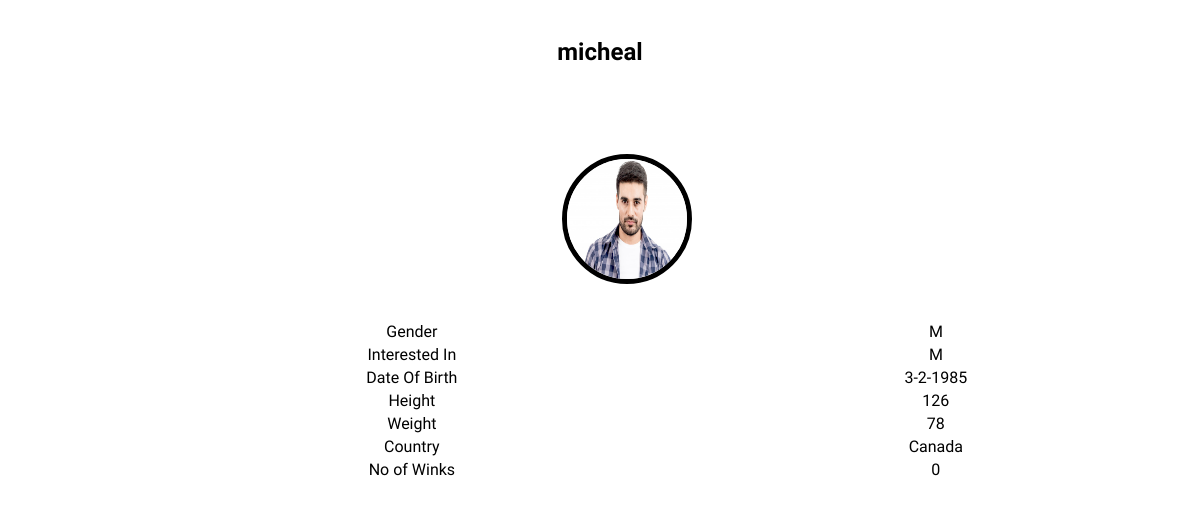
Page /profiledetails.php?user_id=17 on the committed database.
### tables this page shows
CREATE TABLE IF NOT EXISTS `register` (
  `user_id` int(11) NOT NULL AUTO_INCREMENT,
  `name` varchar(50) NOT NULL,
  `email` varchar(100) NOT NULL,
  `notification` varchar(1) DEFAULT NULL,
  `password` varchar(100) NOT NULL,
  PRIMARY KEY (`user_id`)
);

CREATE TABLE IF NOT EXISTS `profile` (
  `user_id` int(11) NOT NULL,
  `gender` varchar(1) NOT NULL,
  `interest` varchar(1) NOT NULL,
  `dob` varchar(11) NOT NULL,
  `age` int(11) NOT NULL,
  `height` double NOT NULL,
  `weight` double NOT NULL,
  `hobbies` varchar(200) DEFAULT NULL,
  `country` varchar(20) NOT NULL,
  `image` varchar(50) NOT NULL,
  PRIMARY KEY (`user_id`)
);

### profiledetails.php (the view, shortened to what this page needs)
<?php
  $noOfWinks= 0;
if(isset($_GET['user_id']))
{
  $userId=$_GET['user_id'];
}
    require_once("db/conn.php");
    $queryStr="select r.user_id,r.name, p.gender,p.interest,p.dob,p.height,p.weight,p.hobbies,p.image, p.age, p.country from register r, profile p where r.user_id = p.user_id and r.user_id='$userId'";
    $stmtquery = $mysqli->query($queryStr);
    $path="profile_pics/";
?>
<!DOCTYPE html>
<html lang="en">
    <head>
        <link rel="stylesheet" type="text/css" href="css/stylesheet.css">
    </head>
    <body>
        <br>
        <br>
        <?php
        if($stmtquery->num_rows>0) {
        $row_users = $stmtquery->fetch_assoc();
?>
    <h2><center><?=$row_users['name']?></center></h2>
    <br>
    <br>
    <div class="memberinfo" style="text-align:center;"><a href="profile.php">
      <img src="<?=$path.$row_users['image']?>" alt="member" class="member" /></a>
<table style="text-align:center;width:100%;">
  <tr>
    <td>Gender</td>
    <td><?=$row_users['gender']?></td>
  </tr>
  <tr>
    <td>Interested In</td>
    <td><?=$row_users['interest']?></td>
  </tr>
  <tr>
    <td>Date Of Birth</td>
    <td><?=$row_users['dob']?></td>
  </tr>
  <tr>
    <td>Height</td>
    <td><?=$row_users['height']?></td>
  </tr>
  <tr>
    <td>Weight</td>
    <td><?=$row_users['weight']?></td>
  </tr>
  <tr>
    <td>Country</td>
    <td><?=$row_users['country']?></td>
  </tr>
  <tr>
    <td>No of Winks</td>
    <td><?=$noOfWinks ?></td>
  </tr>
</table>
</div>
        <?php } ?>
    </body>
</html>

### css/stylesheet.css (style rules this page uses)
* { margin: 0px 0px 0px 0px; font-family: 'Playball', cursive; }
.memberinfo { padding: 4%; padding-top:1.5%; padding-left: 8.5%; }
.member { height:10vw; width:10vw; border-radius:50%; border:black solid 5px; margin:3%; }

### rows in the picture
register: name "micheal", profile.image (picture), profile.gender "M", profile.interest "M", profile.dob "3-2-1985", profile.height "126", profile.weight "78", profile.country "Canada"

### other values in the picture
$noOfWinks "0"
